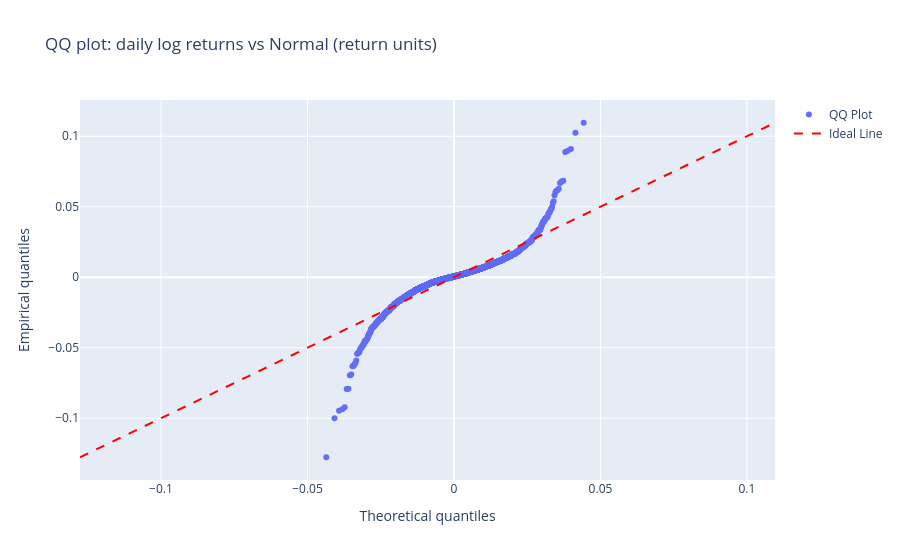

Notebook cell for this chart:
### Code cell
# (c) QQ plot of standardized returns vs the normal

r_ordered = scipy.stats.probplot(r, sparams=(scipy.stats.tmean(r), scipy.stats.tstd(r)))

# Create scatter plot

fig = go.Figure()

# Create scatter plot
fig.add_trace(
    go.Scatter(
        x=r_ordered[0][0],
        y=r_ordered[0][1],
        mode='markers',
        name='QQ Plot'
    )
)

# Add the ideal line
min_val = min(r_ordered[0][1].min(), r_ordered[0][0].min())
max_val = max(r_ordered[0][1].max(), r_ordered[0][0].max())
fig.add_trace(
    go.Scatter(
        x=[min_val, max_val],
        y=[min_val, max_val],
        mode='lines',
        name='Ideal Line',
        line=dict(color='red', dash='dash')
    )
)

fig.update_layout(title="QQ plot: daily log returns vs Normal (return units)",
                   xaxis_title="Theoretical quantiles", yaxis_title="Empirical quantiles")


fig.show()

# Export to figures/fig2_qq_tails.png
fig.write_image("figures/fig2_qq_tails.png")

### Figure 1 — Plotly figure (JSON) as saved in the notebook; plotly's stock layout.template omitted (floating-point values rounded to 4 significant figures; data arrays with more than 128 entries replaced by an {"elided": "..."} marker saying what was removed)
{"data": [{"mode": "markers", "name": "QQ Plot", "type": "scatter", "x": {"elided": "5414 float values"}, "y": {"elided": "5414 float values"}}, {"line": {"color": "red", "dash": "dash"}, "mode": "lines", "name": "Ideal Line", "type": "scatter", "x": [-0.1277, 0.1096], "y": [-0.1277, 0.1096]}], "layout": {"title": {"text": "QQ plot: daily log returns vs Normal (return units)"}, "xaxis": {"title": {"text": "Theoretical quantiles"}}, "yaxis": {"title": {"text": "Empirical quantiles"}}}}
